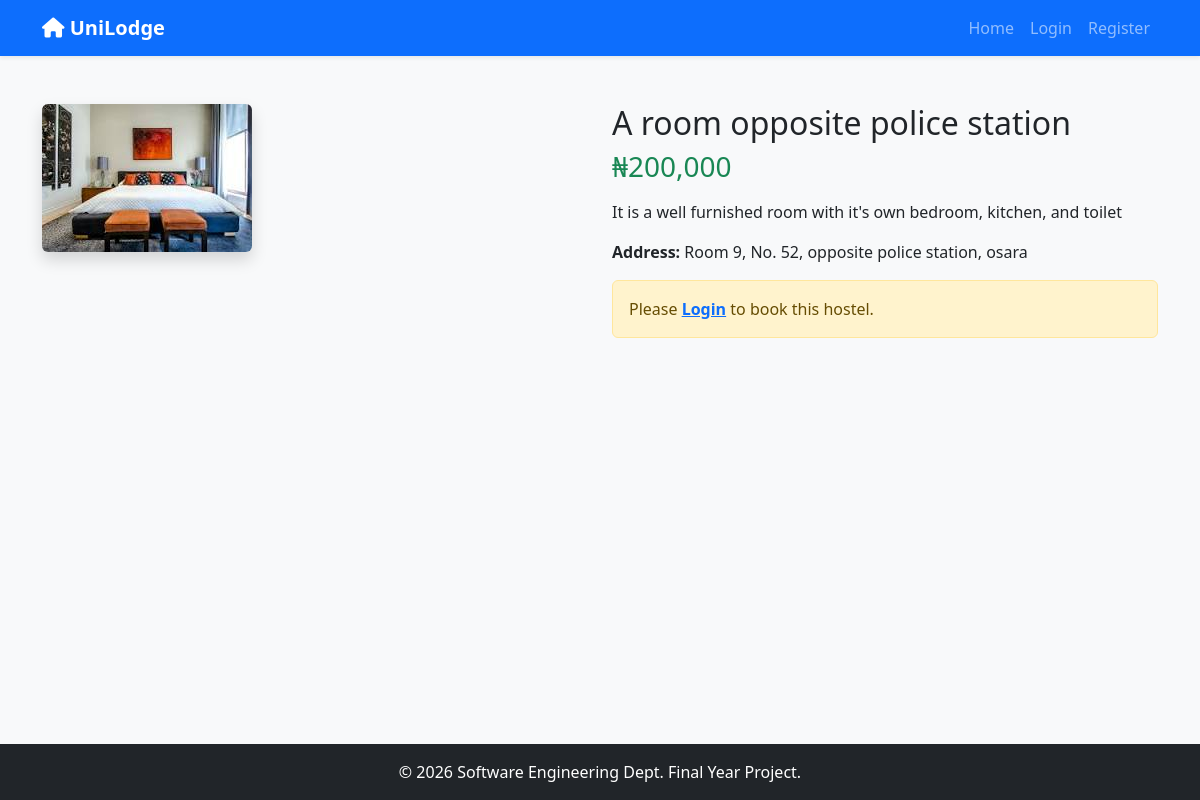
The app's page /property_details.php?id=2 with its own data.
### tables this page shows
CREATE TABLE `properties` (
  `property_id` int(11) NOT NULL,
  `landlord_id` int(11) DEFAULT NULL,
  `title` varchar(255) DEFAULT NULL,
  `description` text DEFAULT NULL,
  `address` varchar(255) DEFAULT NULL,
  `price` decimal(10,2) DEFAULT NULL,
  `status` enum('available','taken') DEFAULT 'available',
  `is_approved` tinyint(1) DEFAULT 0,
  `image_url` varchar(255) DEFAULT NULL,
  `created_at` timestamp NOT NULL DEFAULT current_timestamp()
);

### property_details.php (the view, shortened to what this page needs)
<?php
include 'includes/header.php';
$id = isset($_GET['id']) ? (int)$_GET['id'] : 0;
$stmt = $conn->prepare("SELECT * FROM properties WHERE property_id = ?");
$stmt->bind_param("i", $id);
$stmt->execute();
$result = $stmt->get_result();
$row = $result->fetch_assoc();
?>
<div class="row mt-4">
    <div class="col-md-6">
        <img src="<?php echo htmlspecialchars($row['image_url']); ?>" class="img-fluid rounded shadow" alt="House">
    </div>
    <div class="col-md-6">
        <h2><?php echo htmlspecialchars($row['title']); ?></h2>
        <h3 class="text-success">₦<?php echo number_format($row['price']); ?></h3>
        <p class="mt-3"><?php echo nl2br(htmlspecialchars($row['description'])); ?></p>
        <p><strong>Address:</strong> <?php echo htmlspecialchars($row['address']); ?></p>
        <?php if(isset($_SESSION['user_id'])): ?>
            <form id="paymentForm">
                <input type="hidden" id="email-address" value="<?php echo $_SESSION['email']; ?>">
                <input type="hidden" id="amount" value="<?php echo $row['price']; ?>">
                <button type="submit" onclick="payWithPaystack(event)" class="btn btn-success btn-lg w-100 mt-3">
                    <i class="fa fa-lock"></i> Pay Securely Now
                </button>
            </form>
        <?php else: ?>
            <div class="alert alert-warning">
                Please <a href="login.php" class="fw-bold">Login</a> to book this hostel.
            </div>
        <?php endif; ?>
    </div>
</div>
<?php include 'includes/footer.php'; ?>

### includes/header.php (style rules this page uses)
body { background-color: #f8f9fa; min-height: 100vh; display: flex; flex-direction: column; }

### records on screen
properties: image_url (picture), title "A room opposite police station", price "200,000", description "It is a well furnished room with it's own bedroom, kitchen, and toilet", address "Room 9, No. 52, opposite police station, osara"
